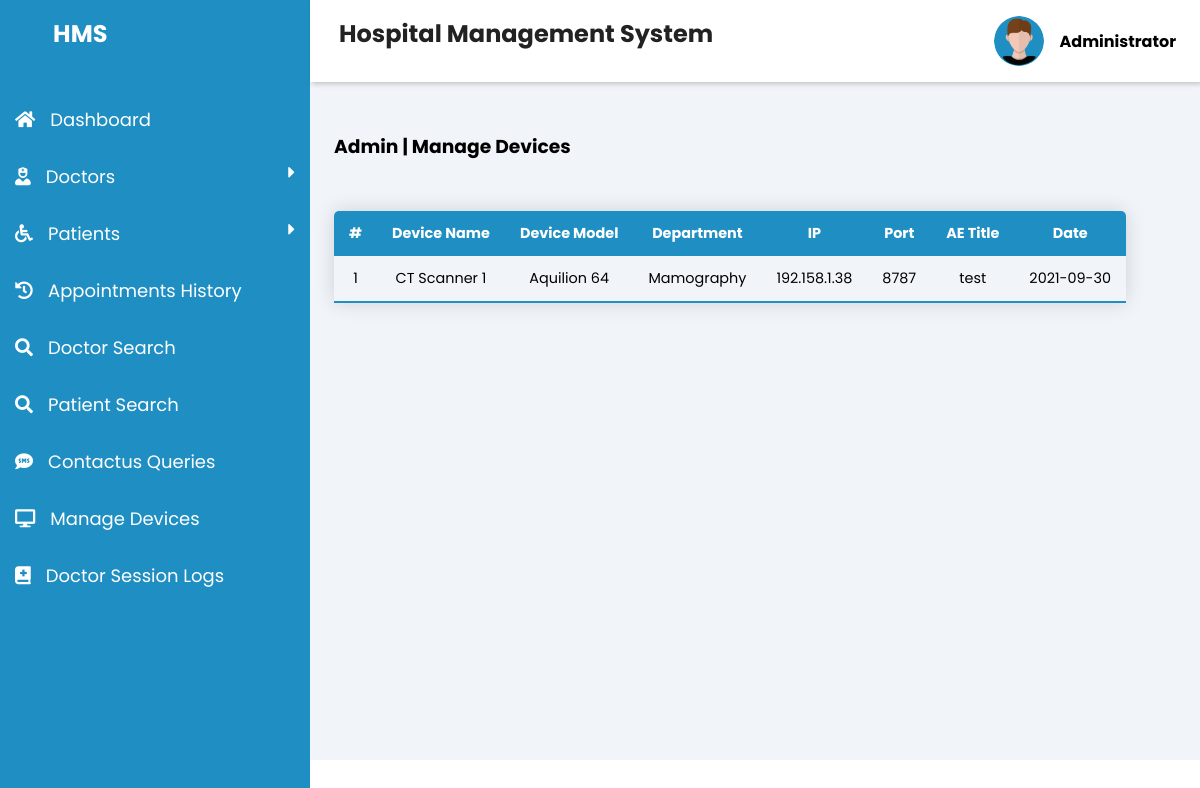
Screenshot of /HMS/HMIS/Admin/Devices-Show.php with the database file from the repository.
### tables this page shows
CREATE TABLE `devices` (
  `id` int(11) NOT NULL,
  `name` varchar(50) NOT NULL,
  `model` varchar(50) NOT NULL,
  `department` varchar(50) NOT NULL,
  `ip` varchar(20) NOT NULL,
  `port` int(11) NOT NULL,
  `ae_title` varchar(50) NOT NULL,
  `date` date NOT NULL
);

### HMS/HMIS/Admin/Devices-Show.php (the view, shortened to what this page needs)
<!DOCTYPE html>
<html>
<head>
    <link rel="stylesheet" href="https://maxst.icons8.com/vue-static/landings/line-awesome/line-awesome/1.3.0/css/line-awesome.min.css">
    <link rel="stylesheet" href="https://cdnjs.cloudflare.com/ajax/libs/font-awesome/5.15.3/css/all.min.css" />
    <link rel="stylesheet" href="dashboard-style.css">
</head>
<body>
    <div class="sidebar">
        <div class="sidebar-brand">
            <h2><span class="las la-clinic-medical"></span> <span>HMS</span></h2>
        </div>
        <div class="sidebar-menu">
            <ul>
                <li> <a href="Admin-dashboard.php">
                        <i class="fas fa-home"></i><span style="margin-left: 15px;">Dashboard</span>
                    </a>
                </li>
                <li> <a href="#">
                        <i class="fas fa-user-nurse"></i><span style="margin-left: 15px;">Doctors</span>
                        <i class="fas fa-caret-right icon" style="float: right;"></i>
                    </a>
                </li>
                <li><a href="#">
                        <i class="fas fa-wheelchair"></i><span style="margin-left: 15px;">Patients</span>
                        <i class="fas fa-caret-right icon" style="float: right;"></i>
                    </a>
                </li>
                <li> <a href="Appointment-History.php">
                        <i class="fas fa-history"></i><span style="margin-left: 15px;">Appointments History</span>
                    </a>
                </li>
                <li> <a href="Doctors-Search.php">
                        <i class="fas fa-search"></i><span style="margin-left: 15px;">Doctor Search</span>
                    </a>
                </li>
                <li> <a href="Patients-Search.php">
                        <i class="fas fa-search"></i><span style="margin-left: 15px;">Patient Search</span>
                    </a>
                </li>
                <li> <a href="Contactus-Show.php">
                        <i class="fas fa-sms"></i><span style="margin-left: 15px;">Contactus Queries</span>
                    </a>
                </li>
                <li> <a href="#">
                        <i class="fas fa-desktop"></i><span style="margin-left: 15px;">Manage Devices</span>
                    </a>
                </li>
                <li> <a href="#">
                        <i class="fas fa-book-medical"></i><span style="margin-left: 15px;">Doctor Session Logs</span>
                    </a>
                </li>
            </ul>
        </div>
    </div>
    <div class="main-content">
        <header>
            <h2>
                <label for="nav-toggle">
                    <span class="las la-bars"></span>
                </label> Hospital Management System
            </h2>
            <div class="user-wrapper">
                <img src="../img/profile.png" width="50px" height="50px" alt="">
                <div>
                    <h4>Administrator</h4>
                </div>
            </div>
        </header>
        <main>
            <div class="mainTitle">
            <br><br> <h3>Admin | Manage Devices</h3><br>
            </div>
            <table class="content-table">
                <thead>
                    <tr>
                        <th>#</th>
                        <th>Device Name</th>
                        <th>Device Model</th>
                        <th>Department</th>
                        <th>IP</th>
                        <th>Port</th>
                        <th>AE Title</th>
                        <th>Date</th>
                    </tr>
                </thead>
                <tbody>
                    <?php
                    $conn = new mysqli('localhost', 'root', '', 'hospital');
                    $sql = "SELECT * FROM devices";
                    $result = $conn->query($sql);
                    if ($result->num_rows > 0) {
                        while ($row = $result->fetch_assoc()) {
                    ?>
                            <tr>
                                <td><?php echo $row['id']; ?></td>
                                <td><?php echo $row['name']; ?></td>
                                <td><?php echo $row['model']; ?></td>
                                <td><?php echo $row['department']; ?></td>
                                <td><?php echo $row['ip']; ?></td>
                                <td><?php echo $row['port']; ?></td>
                                <td><?php echo $row['ae_title']; ?></td>
                                <td><?php echo $row['date']; ?></td>
                            </tr>
                    <?php
                        }
                    } else {
                        echo "No Record Found";
                    }
                    ?>
                </tbody>
            </table>
        </main>
    </div>
</body>
</html>

### HMS/HMIS/Admin/dashboard-style.css (style rules this page uses)
:root { --main-color: #1f8fc3; --color-dark: #1D2231; --text-grey: #8390A2; }
* { padding: 0; margin: 0; box-sizing: border-box; list-style-type: none; text-decoration: none; font-family: 'Poppins', sans-serif; }
.sidebar { width: 310px; position: fixed; left: 0; top: 0; height: 100%; background: #1f8fc3; z-index: 100; transition: width 300ms; }
.sidebar-brand { height: 75px; padding: 1rem 0rem 1rem 2rem; color: #fff; }
.sidebar-brand span { display: inline-block; padding-right: 1rem; }
.sidebar-menu { margin-top: 1rem; }
.sidebar-menu li { transition: 1s all; font-family: 'Poppins', sans-serif; font-size: 18px; padding: 15px; color: #fff; list-style: none; display: block; border-top-right-radius: 10px 10px; border-bottom-right-radius: 10px 10px; }
.sidebar-menu li a { color: white; }
.main-content { transition: margin-left 300ms; margin-left: 310px; }
header { background: #fff; display: flex; justify-content: space-between; padding: 1rem 1.5rem; box-shadow: 2px 2px 5px rgba(0, 0, 0, 0.2); position: fixed; left: 310px; width: calc(100% - 310px); top: 0; z-index: 100; transition: left 300ms; }
header h2 { color: #222; }
header label span { padding-right: 5px; }
.user-wrapper { display: flex; align-items: center; }
.user-wrapper img { border-radius: 70%; margin-right: 1rem; }
main { margin-top: 50px; padding: 2rem 1.5rem; background: #f1f5f9; min-height: calc(100vh - 90px); }
.content-table { border-collapse: collapse; margin: 25px 0; font-size: 0.9em; min-width: 400px; border-radius: 5px 5px 0 0; overflow: hidden; box-shadow: 0 0 20px rgba(0, 0, 0, 0.15); }
.content-table thead tr { background-color: var(--main-color); color: #ffffff; text-align: left; font-weight: bold; }
.content-table th, .content-table td { padding: 12px 15px; text-align: center; }
.content-table tbody tr { border-bottom: 1px solid #d3e3ec; }
.content-table tbody tr:last-of-type { border-bottom: 2px solid var(--main-color); }

### rows the page displays
devices: id "1", name "CT Scanner 1", model "Aquilion 64", department "Mamography", ip "192.158.1.38", port "8787", ae_title "test", date "2021-09-30"
